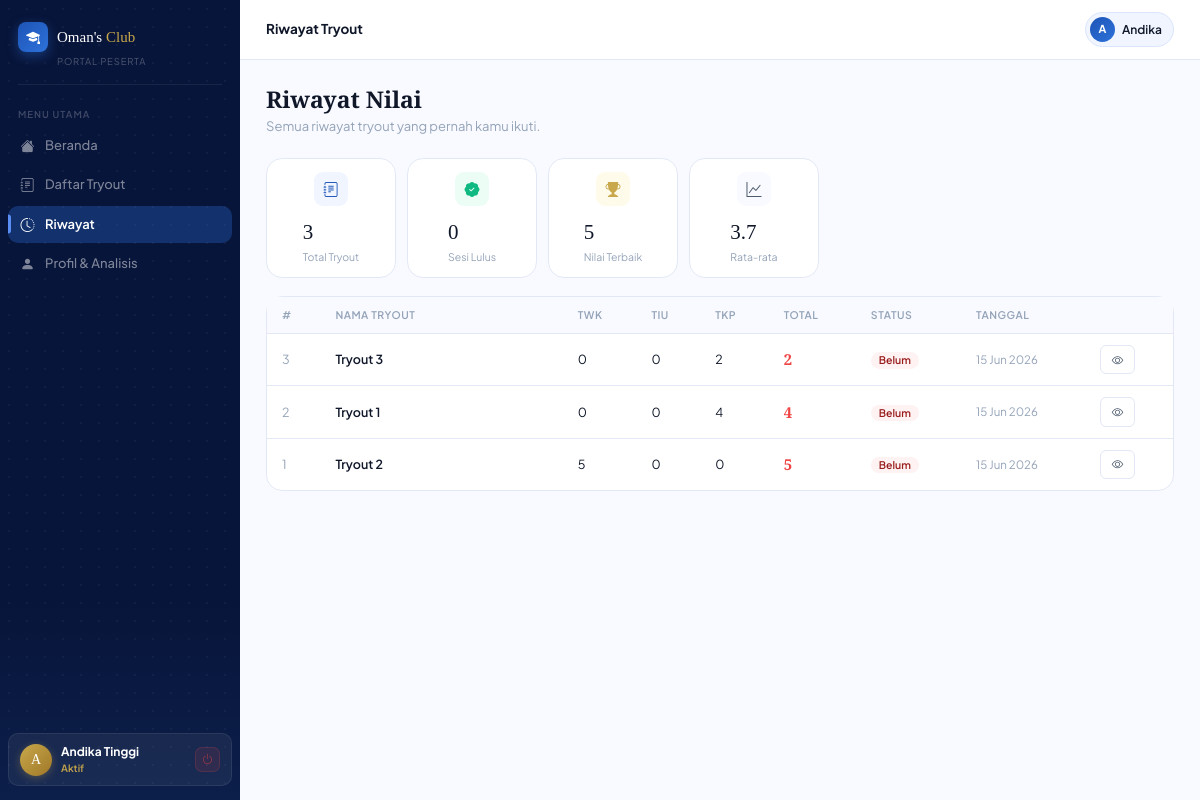
The app's page /user/riwayat (signed in) with its own data.
### tables this page shows
CREATE TABLE IF NOT EXISTS `user` (
  `id_user` int unsigned NOT NULL AUTO_INCREMENT,
  `nama` varchar(100) NOT NULL,
  `email` varchar(150) NOT NULL,
  `password` varchar(255) NOT NULL COMMENT 'bcrypt hash',
  `no_hp` varchar(20) DEFAULT NULL,
  `role` enum('admin','peserta') NOT NULL DEFAULT 'peserta',
  `status` enum('aktif','nonaktif') NOT NULL DEFAULT 'aktif',
  `foto` varchar(255) DEFAULT NULL COMMENT 'path file foto profil',
  `last_login` datetime DEFAULT NULL,
  `created_at` datetime NOT NULL DEFAULT CURRENT_TIMESTAMP,
  `updated_at` datetime NOT NULL DEFAULT CURRENT_TIMESTAMP ON UPDATE CURRENT_TIMESTAMP,
  PRIMARY KEY (`id_user`),
  UNIQUE KEY `uq_email` (`email`),
  KEY `idx_role` (`role`),
  KEY `idx_status` (`status`)
);

CREATE TABLE IF NOT EXISTS `hasil` (
  `id_hasil` int unsigned NOT NULL AUTO_INCREMENT,
  `id_user` int unsigned NOT NULL,
  `id_tryout` int unsigned NOT NULL,
  `nilai_twk` decimal(6,2) NOT NULL DEFAULT '0.00',
  `nilai_tiu` decimal(6,2) NOT NULL DEFAULT '0.00',
  `nilai_tkp` decimal(6,2) NOT NULL DEFAULT '0.00',
  `total_nilai` decimal(6,2) NOT NULL DEFAULT '0.00',
  `benar_twk` tinyint unsigned NOT NULL DEFAULT '0',
  `benar_tiu` tinyint unsigned NOT NULL DEFAULT '0',
  `lulus_twk` tinyint(1) NOT NULL DEFAULT '0',
  `lulus_tiu` tinyint(1) NOT NULL DEFAULT '0',
  `lulus_tkp` tinyint(1) NOT NULL DEFAULT '0',
  `lulus_total` tinyint(1) NOT NULL DEFAULT '0' COMMENT '1 = lulus semua komponen SKD',
  `ranking` smallint unsigned DEFAULT NULL,
  `waktu_mulai` datetime NOT NULL,
  `waktu_selesai` datetime DEFAULT NULL,
  `durasi_detik` mediumint unsigned DEFAULT NULL COMMENT 'Selisih waktu_selesai - waktu_mulai dalam detik',
  `status_pengerjaan` enum('sedang','selesai','timeout') NOT NULL DEFAULT 'sedang',
  `created_at` datetime NOT NULL DEFAULT CURRENT_TIMESTAMP,
  `updated_at` datetime NOT NULL DEFAULT CURRENT_TIMESTAMP ON UPDATE CURRENT_TIMESTAMP,
  PRIMARY KEY (`id_hasil`),
  UNIQUE KEY `uq_user_tryout` (`id_user`,`id_tryout`),
  KEY `idx_user` (`id_user`),
  KEY `idx_tryout` (`id_tryout`),
  KEY `idx_total` (`total_nilai`),
  KEY `idx_lulus` (`lulus_total`),
  CONSTRAINT `fk_hasil_tryout` FOREIGN KEY (`id_tryout`) REFERENCES `tryout` (`id_tryout`) ON DELETE CASCADE ON UPDATE CASCADE,
  CONSTRAINT `fk_hasil_user` FOREIGN KEY (`id_user`) REFERENCES `user` (`id_user`) ON DELETE CASCADE ON UPDATE CASCADE
);

### app/Kontrol/Users/UsersPage.php (called while the page is built, shortened)
<?php
function URiwayat(){
    $userContext = user_current_context();
    $user = $userContext['user'];
    try {
        if ($user) {
            $idUser = (int) $user['id_user'];
            $historyRows = db_fetch_all("
                SELECT *
                FROM v_rekap_nilai
                WHERE id_user = ?
                  AND status_pengerjaan IN ('selesai', 'timeout')
                ORDER BY COALESCE(waktu_selesai, waktu_mulai) DESC, tanggal_mulai DESC, id_hasil DESC
            ", [$idUser]);
            $statsRow = db_fetch("
                SELECT
                    COUNT(*) AS total_tryout,
                    SUM(CASE WHEN lulus_total = 1 THEN 1 ELSE 0 END) AS passed_count,
                    COALESCE(MAX(total_nilai), 0) AS best_score,
                    COALESCE(ROUND(AVG(total_nilai), 1), 0) AS avg_score
                FROM v_rekap_nilai
                WHERE id_user = ?
                  AND status_pengerjaan IN ('selesai', 'timeout')
            ", [$idUser]);
            if ($statsRow) {
                $historyStats = [
                    'total_tryout' => (int) ($statsRow['total_tryout'] ?? 0),
                    'passed_count' => (int) ($statsRow['passed_count'] ?? 0),
                    'best_score' => (float) ($statsRow['best_score'] ?? 0),
                    'avg_score' => (float) ($statsRow['avg_score'] ?? 0),
                ];
            }
        }
    } catch (Throwable $e) {
        $historyError = 'Data riwayat belum bisa dibaca: ' . $e->getMessage();
    }
    $topbarTitle = "Riwayat Tryout";
    $active_menu = 'riwayat';
    include BASE_PATH . "/app/Tampilan/Layout/users-layout.php";
}
function user_current_context(): array{
    $sessionUser = auth_user();
    $user = null;
    if ($sessionUser && ($sessionUser['role'] ?? '') === 'peserta') {
        $user = db_fetch(
            "SELECT id_user, nama, email, no_hp, role, status, created_at, last_login
             FROM user
             WHERE id_user = ? AND role = 'peserta' AND status = 'aktif'",
            [(int) $sessionUser['id_user']]
        );
    }
    return [
        'user' => $user,
        'initial' => user_initial($user['nama'] ?? 'P'),
        'first_name' => user_first_name($user['nama'] ?? 'Peserta'),
    ];
}
function user_initial(string $name): string{
    $name = trim($name);
    return $name !== '' ? strtoupper(substr($name, 0, 1)) : 'P';
}
function user_first_name(string $name): string{
    $parts = preg_split('/\s+/', trim($name));
    return $parts && $parts[0] !== '' ? $parts[0] : 'Peserta';
}
?>

### app/Pusat/routing.php (called while the page is built, shortened)
<?php
$routes = [];
function request($uri, $method) {
    global $routes;
    $uri = parse_url($uri, PHP_URL_PATH);
    $method = strtoupper($_POST['_method'] ?? $method);
    middleware_handle($uri, $method);
    $callback = $routes[$method][$uri] ?? null;
    call_user_func($callback);
}
?>

### public/index.php (called while the page is built, shortened)
<?php
require BASE_PATH . '/app/Pusat/db.php';
require BASE_PATH . '/app/Auth/Auth.php';
require BASE_PATH . '/app/Pusat/routing.php';
request($_SERVER['REQUEST_URI'], $_SERVER['REQUEST_METHOD']);
?>

### app/Pusat/db.php (called while the page is built, shortened)
<?php
class DatabasePool
{
    private static array $connections = [];
    private static ?array $env = null;
    public static function connection(string $name = 'default'): PDO
    {
        if (isset(self::$connections[$name])) {
            return self::$connections[$name];
        }
        $config = self::config();
        $dsn = sprintf(
            'mysql:host=%s;port=%s;dbname=%s;charset=%s',
            $config['host'],
            $config['port'],
            $config['database'],
            $config['charset']
        );
        self::$connections[$name] = new PDO($dsn, $config['username'], $config['password'], [
            PDO::ATTR_ERRMODE => PDO::ERRMODE_EXCEPTION,
            PDO::ATTR_DEFAULT_FETCH_MODE => PDO::FETCH_ASSOC,
            PDO::ATTR_EMULATE_PREPARES => false,
            PDO::ATTR_PERSISTENT => true,
            PDO::MYSQL_ATTR_INIT_COMMAND => "SET NAMES {$config['charset']} COLLATE utf8mb4_unicode_ci",
        ]);
        return self::$connections[$name];
    }
    public static function query(string $sql, array $params = []): PDOStatement
    {
        $statement = self::connection()->prepare($sql);
        $statement->execute($params);
        return $statement;
    }
    public static function fetch(string $sql, array $params = []): ?array
    {
        $row = self::query($sql, $params)->fetch();
        return $row === false ? null : $row;
    }
    public static function fetchAll(string $sql, array $params = []): array
    {
        return self::query($sql, $params)->fetchAll();
    }
    public static function config(): array
    {
        $env = self::env();
        return [
            'host' => $env['DB_HOST'] ?? '127.0.0.1',
            'port' => $env['DB_PORT'] ?? '3306',
            'database' => $env['DB_DATABASE'] ?? 'db_tryout_cpns',
            'username' => $env['DB_USERNAME'] ?? 'root',
            'password' => $env['DB_PASSWORD'] ?? '',
            'charset' => $env['DB_CHARSET'] ?? 'utf8mb4',
        ];
    }
    private static function env(): array
    {
        self::$env = [];
        $path = defined('BASE_PATH') ? BASE_PATH . '/.env' : dirname(__DIR__, 2) . '/.env';
        foreach (file($path, FILE_IGNORE_NEW_LINES | FILE_SKIP_EMPTY_LINES) as $line) {
            $line = trim($line);
            if ($line === '' || str_starts_with($line, '#') || !str_contains($line, '=')) {
                continue;
            }
            [$key, $value] = explode('=', $line, 2);
            $key = trim($key);
            $value = trim($value);
            $value = trim($value, "\"'");
            self::$env[$key] = $value;
        }
        return self::$env;
    }
}
function db_fetch(string $sql, array $params = []): ?array
{
    return DatabasePool::fetch($sql, $params);
}
function db_fetch_all(string $sql, array $params = []): array
{
    return DatabasePool::fetchAll($sql, $params);
}
?>

### app/Auth/Auth.php (called while the page is built, shortened)
<?php
function auth_user(bool $fresh = false): ?array
{
    static $cachedUser = null;
    if (!$fresh && $cachedUser !== null) {
        return $cachedUser;
    }
    $idUser = (int) ($_SESSION['user']['id_user'] ?? $_SESSION['id_user'] ?? 0);
    $cachedUser = db_fetch(
        "SELECT id_user, nama, email, no_hp, role, status, foto, created_at, last_login
         FROM user
         WHERE id_user = ? AND status = 'aktif'
         LIMIT 1",
        [$idUser]
    );
    return $cachedUser;
}
?>

### app/Middleware/Middleware.php (called while the page is built, shortened)
<?php
function middleware_handle(string $uri, string $method): void
{
    $path = rtrim(parse_url($uri, PHP_URL_PATH) ?? '/', '/') ?: '/';
    middleware_guard_auth($path);
}
function middleware_guard_auth(string $path): void
{
    if (str_starts_with($path, '/user')) {
        middleware_require_role('peserta');
    }
}
function middleware_require_role(string $role): void
{
    $user = auth_user();
}
?>

### app/Tampilan/Halaman/Users/riwayat-tryout-user.php (the view, shortened to what this page needs)
<?php
$historyRows = $historyRows ?? [];
$historyStats = $historyStats ?? [
  'total_tryout' => 0,
  'passed_count' => 0,
  'best_score' => 0,
  'avg_score' => 0,
];
?>
<div class="page active" id="pg-riwayat">
  <div class="page-body">
    <div class="page-heading anim">
      <h2>Riwayat Nilai</h2>
      <p>Semua riwayat tryout yang pernah kamu ikuti.</p>
    </div>
    <div style="display:flex;gap:11px;flex-wrap:wrap;margin-bottom:18px;" class="anim anim-d1">
      <div class="card" style="padding:13px 16px;display:flex;align-items:center;gap:11px;min-width:130px;">
        <div style="width:34px;height:34px;border-radius:9px;background:var(--frost);color:var(--blue-main);display:flex;align-items:center;justify-content:center;font-size:15px;"><i class="bi bi-journal-text"></i></div>
        <div><div style="font-family:'Playfair Display',serif;font-size:21px;color:var(--ink);"><?= (int) $historyStats['total_tryout'] ?></div><div style="font-size:10.5px;color:var(--ash);">Total Tryout</div></div>
      </div>
      <div class="card" style="padding:13px 16px;display:flex;align-items:center;gap:11px;min-width:130px;">
        <div style="width:34px;height:34px;border-radius:9px;background:#ECFDF5;color:var(--emerald);display:flex;align-items:center;justify-content:center;font-size:15px;"><i class="bi bi-patch-check-fill"></i></div>
        <div><div style="font-family:'Playfair Display',serif;font-size:21px;color:var(--ink);"><?= (int) $historyStats['passed_count'] ?></div><div style="font-size:10.5px;color:var(--ash);">Sesi Lulus</div></div>
      </div>
      <div class="card" style="padding:13px 16px;display:flex;align-items:center;gap:11px;min-width:130px;">
        <div style="width:34px;height:34px;border-radius:9px;background:#FFFBEB;color:var(--gold);display:flex;align-items:center;justify-content:center;font-size:15px;"><i class="bi bi-trophy-fill"></i></div>
        <div><div style="font-family:'Playfair Display',serif;font-size:21px;color:var(--ink);"><?= number_format((float) $historyStats['best_score'], 0) ?></div><div style="font-size:10.5px;color:var(--ash);">Nilai Terbaik</div></div>
      </div>
      <div class="card" style="padding:13px 16px;display:flex;align-items:center;gap:11px;min-width:130px;">
        <div style="width:34px;height:34px;border-radius:9px;background:var(--cloud);color:var(--slate);display:flex;align-items:center;justify-content:center;font-size:15px;"><i class="bi bi-graph-up"></i></div>
        <div><div style="font-family:'Playfair Display',serif;font-size:21px;color:var(--ink);"><?= number_format((float) $historyStats['avg_score'], 1) ?></div><div style="font-size:10.5px;color:var(--ash);">Rata-rata</div></div>
      </div>
    </div>
    <div class="card anim anim-d2">
      <div style="overflow-x:auto;">
        <table class="data-table">
          <thead><tr><th>#</th><th>Nama Tryout</th><th>TWK</th><th>TIU</th><th>TKP</th><th>Total</th><th>Status</th><th>Tanggal</th><th></th></tr></thead>
          <tbody>
            <?php foreach ($historyRows as $index => $row): ?>
              <?php
                $isPass = (int) ($row['lulus_total'] ?? 0) === 1;
                $totalColor = $isPass ? 'var(--blue-main)' : 'var(--crimson)';
                $finishedAt = $row['waktu_selesai'] ?: $row['waktu_mulai'];
              ?>
              <tr>
                <td style="color:var(--ash);"><?= count($historyRows) - $index ?></td>
                <td style="font-weight:600;min-width:180px;"><?= htmlspecialchars($row['nama_tryout'] ?? '-') ?></td>
                <td><?= number_format((float) ($row['nilai_twk'] ?? 0), 0) ?></td>
                <td><?= number_format((float) ($row['nilai_tiu'] ?? 0), 0) ?></td>
                <td><?= number_format((float) ($row['nilai_tkp'] ?? 0), 0) ?></td>
                <td style="font-weight:700;color:<?= $totalColor ?>;font-family:'Playfair Display',serif;font-size:15px;"><?= number_format((float) ($row['total_nilai'] ?? 0), 0) ?></td>
                <td>
                  <?php if ($isPass): ?>
                    <span class="badge badge-pass">Lulus</span>
                  <?php else: ?>
                    <span class="badge badge-fail">Belum</span>
                  <?php endif; ?>
                </td>
                <td style="color:var(--ash);font-size:11.5px;white-space:nowrap;">
                  <?= $finishedAt ? htmlspecialchars(date('d M Y', strtotime($finishedAt))) : '-' ?>
                </td>
                <td>
                  <a href="<?= BASE_URL ?>/user/hasil-tryout?id=<?= (int) $row['id_hasil'] ?>" class="btn btn-ghost btn-sm" title="Lihat hasil detail"><i class="bi bi-eye"></i></a>
                </td>
              </tr>
            <?php endforeach; ?>
          </tbody>
        </table>
      </div>
    </div>
  </div>
</div>

### app/Tampilan/Widget/users/sidebar.php (shortened to what this page needs)
<aside class="sidebar" id="sidebar">
  <div class="sb-header">
    <div class="sb-logo-row">
      <div class="sb-logo-mark"><i class="bi bi-mortarboard-fill"></i></div>
      <div class="sb-brand-name">Oman's<span> Club</span></div>
    </div>
    <div class="sb-portal-tag">Portal Peserta</div>
  </div>
  <div class="sb-divider"></div>
  <nav class="sb-nav">
    <div class="sb-section-label">Menu Utama</div>
      <?php foreach ($nav_items as $key => $item): ?>
      <a href="<?= BASE_URL . '/' . $item['url'] ?>"
          class="nav-item <?= $active_menu === $key ? 'active' : '' ?>">
          <div class="nav-icon"><i class="bi <?= $item['icon'] ?>"></i></div>
          <?= $item['label'] ?>
      </a>
      <?php endforeach; ?>
  </nav>
  <div class="sb-footer">
    <div class="sb-user-card">
      <div class="sb-avatar"><?= htmlspecialchars($userContext['initial'] ?? 'P') ?></div>
      <div class="sb-user-info">
        <div class="sb-user-name"><?= htmlspecialchars($userContext['user']['nama'] ?? 'Peserta') ?></div>
        <div class="sb-user-role"><?= htmlspecialchars(ucfirst($userContext['user']['status'] ?? 'aktif')) ?></div>
      </div>
      <div class="sb-logout-btn" onclick="konfirmKeluar()"><i class="bi bi-power"></i></div>
    </div>
  </div>
</aside>

### app/Tampilan/Widget/users/topbar.php (shortened to what this page needs)
<div class="topbar">
    <div class="tb-title" id="tb-title"><strong><?= $topbarTitle ?></strong></div>
    <div class="tb-right">
        <div class="tb-user-pill" onclick="nav('profil')">
        <div class="tb-pill-av"><?= htmlspecialchars($userContext['initial'] ?? 'P') ?></div>
        <span class="tb-pill-name"><?= htmlspecialchars($userContext['first_name'] ?? 'Peserta') ?></span>
        </div>
    </div>
</div>

### records on screen
user: nama "A", nama "Andika Tinggi", nama+status "Aktif", nama "Andika"
hasil: count($historyRows) - $index "3", nama_tryout "Tryout 3", nilai_twk "0", nilai_tiu "0", nilai_tkp "2", total_nilai "2", lulus_total "Belum", waktu_selesai "15 Jun 2026"
hasil: count($historyRows) - $index "2", nama_tryout "Tryout 1", nilai_twk "0", nilai_tiu "0", nilai_tkp "4", total_nilai "4", lulus_total "Belum", waktu_selesai "15 Jun 2026"
hasil: count($historyRows) - $index "1", nama_tryout "Tryout 2", nilai_twk "5", nilai_tiu "0", nilai_tkp "0", total_nilai "5", lulus_total "Belum", waktu_selesai "15 Jun 2026"

### other values on screen
$item['label'] "Beranda"
$item['label'] "Daftar Tryout"
$item['label'] "Riwayat"
$item['label'] "Profil & Analisis"
$topbarTitle "Riwayat Tryout"
$historyStats['total_tryout'] "3"
$historyStats['passed_count'] "0"
$historyStats['best_score'] "5"
$historyStats['avg_score'] "3.7"
